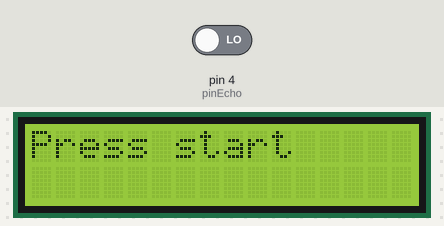
Bench run of a sketch on a simulated Arduino Uno, built with avr-gcc and run on an emulated ATmega328P. Shown: 16×2 character LCD. The test bench sets the inputs (shaded band); at power-on: pin 4 (pinEcho) LOW. Random numbers use the default seed unless the sketch sets one.

Above: at 0.1 s.
At 5.0 s:
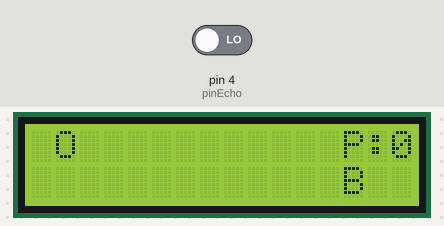
At 10.6 s:
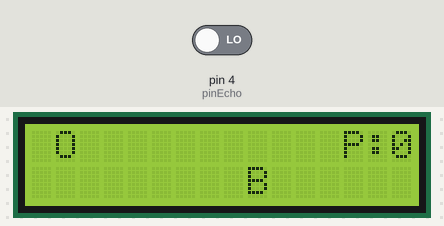
At 16.2 s:
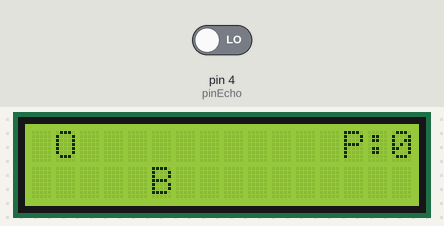
At 21.9 s:
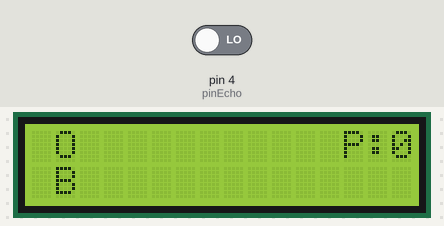
At 37.5 s:
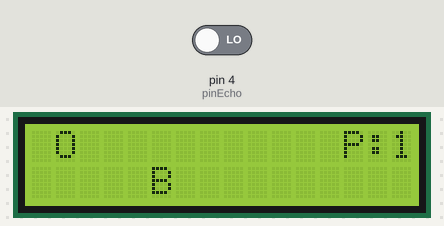

The sketch:

sketch_lcd_ultra.ino
```cpp
#include <Wire.h>  // Wire 헤더파일 호출
#include <LiquidCrystal_I2C.h>  // LiquidCrystal_I2C 헤더파일 호출

LiquidCrystal_I2C lcd(0x3f, 16, 2); // LCD의 address 주소 및 크기 입력

int pinTrig = 3;
int pinEcho = 4;
int pinButton = 8;
int jumpPoint = 0;

int pullBtn = 1;
int speedLevel = 4;
String patternIcon ="O";
String patternBump = "B ";
String patternCrush = "XX";

int duration = 0;
int distance = 0;

boolean isGameing = false;

void setup() {

  Serial.begin(9600);

  lcd.init();  // LCD 초기화

  lcd.backlight();  // LCD 백라이트 함수

  // 버튼 설정
  pinMode(pinButton, INPUT_PULLUP);

  // 초음파 센서 Trig, Echo Pin 설정
  pinMode(pinTrig, OUTPUT);
  pinMode(pinEcho, INPUT);

  startGame();
}


void loop() {

  // 게임 시작 (게임중이 아니고, 시작버튼 누르면)
  if( isGameing == false && digitalRead(pinButton) == false) {
    startGame();
  }

  // 다음 단계 시작
  delay(1000);

}

//---------------------------------------------------------
// 게임 시작
//---------------------------------------------------------
void startGame() {

  isGameing = true;

  lcd.setCursor(0, 0);
  lcd.print("Press start");
  delay(1000);

  lcd.clear();
  playGame();

}

// playGame
void playGame() {

  for(int i=15; i>0; i--) {

    // 거리가 가까운지 체크. (가깝다 : 0, 멀다 : 1)
    pullBtn = isFar();

    //아이콘
    printIcon(pullBtn);

    //폭탄
    printBump(i, pullBtn);

    //점수
    printJumpPoint();

    delay(speedLevel*100);
  }

  speedLevel = random(2, 4);
}


void printIcon(int isPull) {

    // 안눌렀을때 == 당겨있을때 == 1
    if( isPull == 1) {

      lcd.setCursor(1, 0);
      lcd.print(" ");
      lcd.setCursor(1, 1);
      lcd.print(patternIcon);

    // 눌러있을때 == 안당겨있을때 == 0
    } else {

      lcd.setCursor(1, 0);
      lcd.print(patternIcon);
      lcd.setCursor(1, 1);
      lcd.print(" ");

    }


}

void printBump(int i, int isPull) {

   if(i == 1 ) {

      // 충돌 : 게임 끝
      if(isPull == 1) {

        isGameing = false;

        lcd.setCursor(1,1);
        lcd.print(patternCrush);

        lcd.setCursor(1,0);
        lcd.print("Press start");

      //점수 추가
      } else {
        jumpPoint++;

        lcd.setCursor(1, 1);
        lcd.print(patternBump);

        delay(500);
        playGame();
      }
   } else {

    lcd.setCursor(i, 1);
    lcd.print(patternBump);
   }
}

void printJumpPoint() {
  lcd.setCursor(13,0);
  lcd.print("P:");
  lcd.print(jumpPoint);
}

// 초음파 센서로 거리 측정하여 결과 저장하기
boolean isFar() {

  digitalWrite(pinTrig, LOW);
  delayMicroseconds(10);
  digitalWrite(pinTrig, HIGH);

  duration = pulseIn(pinEcho, HIGH);
  distance = duration / 2 / 29.1;


  // 거리가 10cm 보다 가까운지 체크
  if(distance < 10) {
    return false;
  } else {
    return true;
  }


}
```

Measured:
- what the display in image 1 shows lasts 1.4 s, from 4.9 s to 6.3 s
- what the display in image 4 shows lasts 1.5 s, from 21.8 s to 23.3 s
